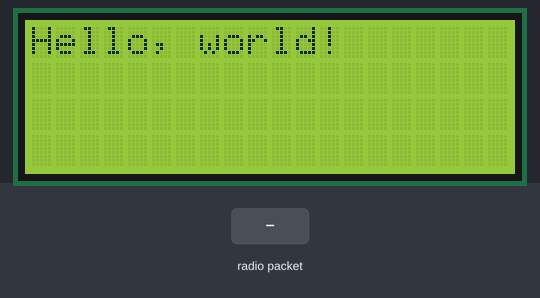
Recording of a sketch running on a simulated Arduino Uno, built with avr-gcc and run on an emulated ATmega328P. On the bench: 20×4 character LCD. Inputs (shaded band) come from the test bench. No radio packets arrive unless stated.

Above: at 1.7 s.
1.8 s: radio packet "1" arrives
At 2.9 s:
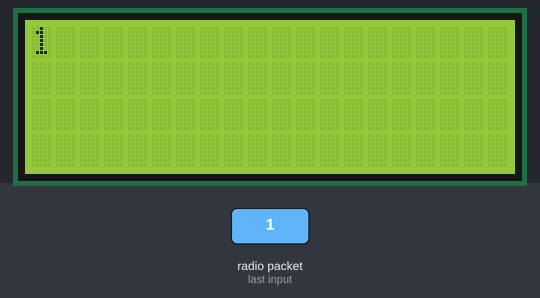
3.3 s: radio packet "0" arrives
At 4.1 s:
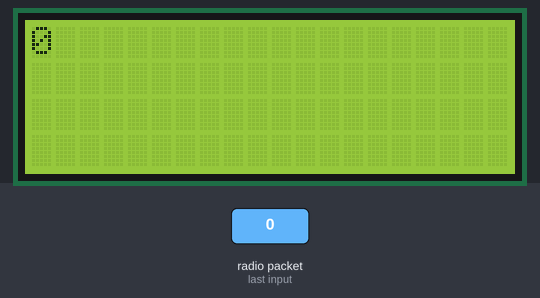
4.8 s: radio packet "2" arrives
Timing chart, 0 to 7.8 s (numbered marks = the images above; inputs shaded):
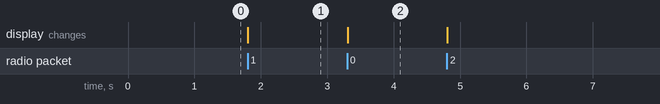

The sketch:

RadioModulEkran.ino
```cpp
#include <SPI.h>
#include <nRF24L01.h>
#include <RF24.h>
#include <string.h>
#include <Wire.h>
#include <LiquidCrystal_I2C.h>

RF24 radio(7, 8);
LiquidCrystal_I2C lcd(0x27, 2, 1, 0, 4, 5, 6, 7, 3, POSITIVE);

int wiad = 0;
const byte rxAddr[6] = "00001";
const byte txAddr[6] = "00001";
void setup()
{

  radio.begin();
  radio.setRetries(15, 15);
  radio.openReadingPipe(0, txAddr);
   lcd.begin(20,4);   // Inicjalizacja LCD 2x16

  lcd.backlight(); // zalaczenie podwietlenia
  lcd.setCursor(0,0); // Ustawienie kursora w pozycji 0,0 (pierwszy wiersz, pierwsza kolumna)
  lcd.print("Hello, world!");
  delay(500);

  Serial.println("Rozpoczynanie nadawania");
}

void loop()
{


  radio.startListening();
  if (radio.available())
  {
    char text[32] = {0};
    radio.read(&text, sizeof(text));
    lcd.clear();
    lcd.setCursor(0,0);
    for(int i = 0; i < 20; i++)
    {
      if(text[i]==0)
      {
      break;
      }
      lcd.print(text[i]);
    }
    lcd.setCursor(0,1);
     for(int i = 20; i < 32; i++)
    {
      if(text[i]==0)
      {
      break;
      }
      lcd.print(text[i]);
    }
  }


}
```

Measured:
- after the input at 1.8 s, the display: changes at once (image 1)
- after the input at 3.3 s, the display: changes at once (image 2)
